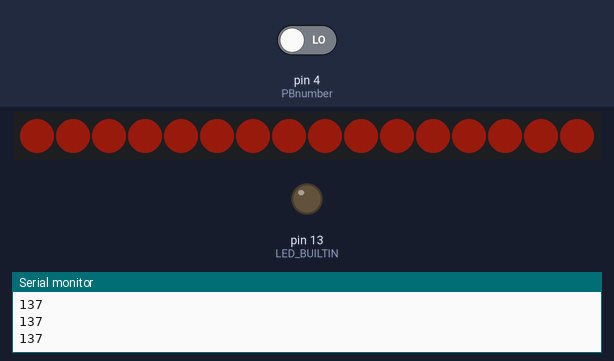
Simulated run of this sketch. Board: Arduino Uno, built with avr-gcc and run on an emulated ATmega328P. Parts: 16 RGB LEDs in strip order, left to right, output pins drawn as LEDs (lit = HIGH), the last lines printed to the serial monitor. Inputs (shaded band) come from the test bench; at power-on: pin 4 (PBnumber) LOW. Dim RGB values are drawn brighter than linear; colours are those a GRB WS2812 strip shows for the declared byte order.

Above: at 2.7 s.
2.8 s: pin 4 (PBnumber) driven HIGH
At 3.3 s:
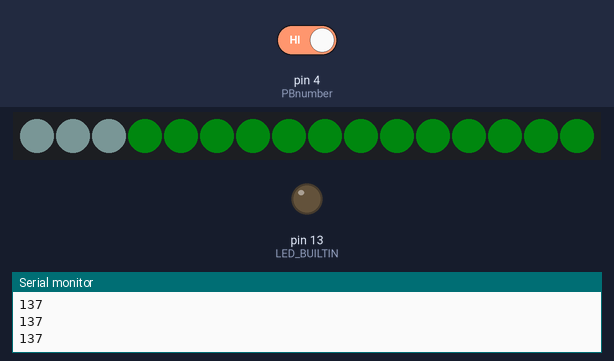
5.8 s: pin 4 (PBnumber) driven LOW
At 38.8 s:
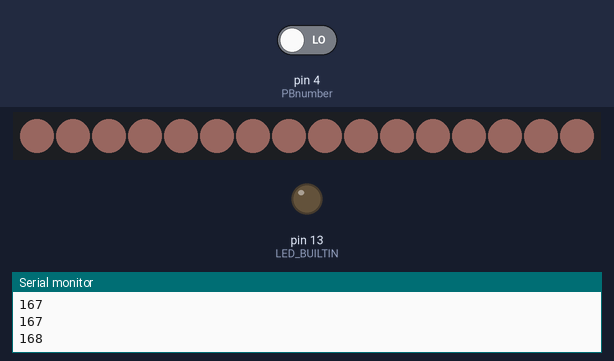
Timing chart, 0 to 39.5 s (numbered marks = the images above; inputs shaded):
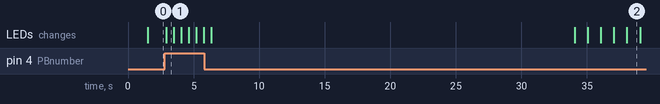

The sketch:

fluxDiode.ino
```cpp
#include <FastLED.h>
#define COLOR_ORDER GRB
#define NUM_LEDS 16
#define DATA_PIN 6
#define DAY_TIME 3600.0/20.0
#define TRANZISION_TIME DAY_TIME/20.0
#define BREATH_IN_TIME 8*1000
#define IMPULS_WIDTH 1

float brightness = 10.0;
CRGB leds[NUM_LEDS];
unsigned long KeeperOfTheTime,offset;
int currentState = 0;
int PBnumber = 4;

class State {
  public:
  uint8_t Red, Blue,Green;
  unsigned long timeOf = 0;
  State (int, int, int);
  State (int,int,int,unsigned long);
  CRGB toColour();
};

State day(255,255,255,DAY_TIME-DAY_TIME*(1.5/24.0)),
      afternoon(255,100,150,DAY_TIME*(9/24.0)),
      night(230,22,44,DAY_TIME*(15/24.0));

State tableOfDay[] = {day,afternoon,night};

State PBBaseColour(0,15,90),
      PBHightColour(170,210,210);


void setup() {
	// sanity check delay - allows reprogramming if accidently blowing power w/leds
   	delay(1500);
    Serial.begin(9600);
    pinMode(LED_BUILTIN,OUTPUT);
    KeeperOfTheTime = 0.0;
    offset =  (DAY_TIME/24)*18;
    currentState = shouldBeState(getTime());
    pinMode(PBnumber,INPUT);
    FastLED.addLeds<WS2812B, DATA_PIN, RGB>(leds, NUM_LEDS);
}

void loop() {
   PB();
   unsigned long myTime = getTime();
   Serial.println(myTime);
   int tempState = shouldBeState(myTime);
   State curPal = SetPalette(tempState);
   setAllLEDS(curPal);
   FastLED.show();
   delay(200);
}

CRGB colour(uint8_t r,uint8_t b, uint8_t g){
  float wsp = (float)((brightness/100));
  r = (uint8_t)(int)(r*wsp);
  g = (uint8_t)(g*wsp);
  b = (uint8_t)(b*wsp);
  return CRGB(g,r,b);
}

void blink(int time) {
  digitalWrite(LED_BUILTIN, HIGH);   // turn the LED on (HIGH is the voltage level)
  delay(time);                       // wait for a second
  digitalWrite(LED_BUILTIN, LOW);    // turn the LED off by making the voltage LOW
  delay(time);
}

void errorBlink(int a){
  for(int i=0; i<a ;i++){
    blink(200);
  }
}

State::State(int r,int b,int g){
  Red = r;
  Blue = b;
  Green = g;
}
State::State(int r,int b,int g,unsigned long t){
  Red = r;
  Blue = b;
  Green = g;
  timeOf = (unsigned long)t;
}

unsigned long sec(unsigned long myTime){
  return (unsigned long) myTime/1000;
}
unsigned long hours(unsigned long sec){
  return (unsigned long) sec/3600;
}

unsigned long getTime(){
	unsigned long myTime = sec(millis()) + offset;
	while(myTime>DAY_TIME){
		myTime = myTime - DAY_TIME;
	}
	if (KeeperOfTheTime >= DAY_TIME){  KeeperOfTheTime = myTime;  }
	else {
    	if( KeeperOfTheTime > myTime ) { offset = KeeperOfTheTime - myTime; }
   	}
   KeeperOfTheTime = myTime;
   return myTime;
}

State SetPalette(int tempState){
	if (currentState!=tempState){
		makeTranzision(tableOfDay[currentState],tableOfDay[tempState],lineFun);
	}
	currentState = tempState;
	return tableOfDay[tempState];
}

int shouldBeState(unsigned long time){
	int tempState = 0;
	int tableSize = sizeof(tableOfDay)/sizeof(*tableOfDay);
	for(int i = 0; i < tableSize;i++){
    	if(time<tableOfDay[i].timeOf){
      		tempState++;
    	}
	}
	if(tempState == 0 ){ return tempState;	}
	else{
		return tableSize - tempState;
	}
	return tempState;
}
void makeTranzision(State curState, State toState,int tranzisionFun(int,int,float)){
	unsigned long beginTime = getTime();
	unsigned long endTime = beginTime + TRANZISION_TIME;
	while(endTime > getTime()){
    PB();
		unsigned long tempTime = getTime();
		if (tempTime<beginTime){
			endTime = endTime - DAY_TIME;
		}
		float where =(float)(tempTime - beginTime)/(endTime- beginTime);
		State tempState = State( tranzisionFun(curState.Red,toState.Red,where),
								 tranzisionFun(curState.Blue,toState.Blue,where),
								 tranzisionFun(curState.Green,toState.Green,where));
		setAllLEDS(tempState);
		FastLED.show();
		delay(50);
	}
}

void setAllLEDS(State curPal){
	for(int i=0;i<NUM_LEDS;i++){
		leds[i] =  colour(curPal.Red,curPal.Blue,curPal.Green);
	}
}

int lineFun(int from, int to ,float x){
	//x is from 0 to 1
	int value= (int) from + (int)((float)(to - from)*x);
	return value;
}

void PB(){
  //unsigned long beginTime = millis();
  int way = 1;
  int place = 0 + IMPULS_WIDTH;
  while(digitalRead(PBnumber)){
    setAllLEDS(PBBaseColour);
    for(int i=place - IMPULS_WIDTH;i<= place + IMPULS_WIDTH;i++){
      leds[i] = PBHightColour.toColour();
    }
    if(place+IMPULS_WIDTH==NUM_LEDS-1){
      way = -1;
    }
    if(place-IMPULS_WIDTH==0){
      way = 1;
    }
    place=place + way;
    FastLED.show();
    delay((unsigned int)(BREATH_IN_TIME)/(NUM_LEDS-(2*IMPULS_WIDTH)));
  }
}

CRGB State::toColour(){
  return colour(Red,Blue,Green);
}
```

Measured:
- after the input at 2.8 s, the LEDs: change after 0.12 s (image 1)
- after the input at 5.8 s, the LEDs: first change after 0.56 s (image 2 shows a later state)
- what the display in image 1 shows lasts 0.6 s, from 2.9 s to 3.5 s
